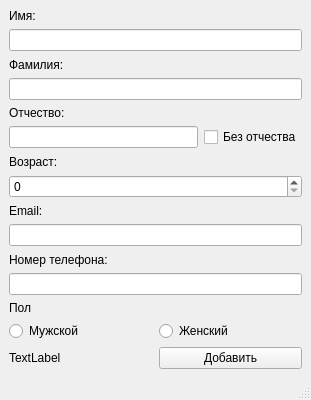
<?xml version="1.0" encoding="UTF-8"?>
<ui version="4.0">
 <class>MainWindow</class>
 <widget class="QMainWindow" name="MainWindow">
  <property name="geometry">
   <rect>
    <x>0</x>
    <y>0</y>
    <width>311</width>
    <height>400</height>
   </rect>
  </property>
  <property name="windowTitle">
   <string>MainWindow</string>
  </property>
  <widget class="QWidget" name="centralwidget">
   <layout class="QVBoxLayout" name="verticalLayout">
    <item>
     <widget class="QLabel" name="label">
      <property name="text">
       <string>Имя:</string>
      </property>
     </widget>
    </item>
    <item>
     <widget class="QLineEdit" name="Name1Edit"/>
    </item>
    <item>
     <widget class="QLabel" name="label_2">
      <property name="text">
       <string>Фамилия:</string>
      </property>
     </widget>
    </item>
    <item>
     <widget class="QLineEdit" name="Name2Edit"/>
    </item>
    <item>
     <widget class="QLabel" name="label_3">
      <property name="text">
       <string>Отчество:</string>
      </property>
     </widget>
    </item>
    <item>
     <layout class="QHBoxLayout" name="horizontalLayout">
      <item>
       <widget class="QLineEdit" name="Name3Edit">
        <property name="text">
         <string/>
        </property>
       </widget>
      </item>
      <item>
       <widget class="QCheckBox" name="Name3checkBox">
        <property name="text">
         <string>Без отчества</string>
        </property>
       </widget>
      </item>
     </layout>
    </item>
    <item>
     <widget class="QLabel" name="label_5">
      <property name="text">
       <string>Возраст:</string>
      </property>
     </widget>
    </item>
    <item>
     <widget class="QSpinBox" name="spinBox"/>
    </item>
    <item>
     <widget class="QLabel" name="label_4">
      <property name="text">
       <string>Email:</string>
      </property>
     </widget>
    </item>
    <item>
     <widget class="QLineEdit" name="EmailEdit"/>
    </item>
    <item>
     <widget class="QLabel" name="label_6">
      <property name="text">
       <string>Номер телефона:</string>
      </property>
     </widget>
    </item>
    <item>
     <widget class="QLineEdit" name="PhoneEdit">
      <property name="enabled">
       <bool>true</bool>
      </property>
     </widget>
    </item>
    <item>
     <widget class="QLabel" name="label_7">
      <property name="text">
       <string>Пол</string>
      </property>
     </widget>
    </item>
    <item>
     <layout class="QHBoxLayout" name="horizontalLayout_3">
      <item>
       <widget class="QRadioButton" name="radioButton_Male">
        <property name="text">
         <string>Мужской</string>
        </property>
       </widget>
      </item>
      <item>
       <widget class="QRadioButton" name="radioButton_Female">
        <property name="text">
         <string>Женский</string>
        </property>
       </widget>
      </item>
     </layout>
    </item>
    <item>
     <layout class="QHBoxLayout" name="horizontalLayout_2">
      <item>
       <widget class="QLabel" name="StatusLabel">
        <property name="enabled">
         <bool>true</bool>
        </property>
        <property name="text">
         <string>TextLabel</string>
        </property>
       </widget>
      </item>
      <item>
       <widget class="QPushButton" name="AddAnket">
        <property name="text">
         <string>Добавить</string>
        </property>
       </widget>
      </item>
     </layout>
    </item>
   </layout>
  </widget>
  <widget class="QMenuBar" name="menubar">
   <property name="geometry">
    <rect>
     <x>0</x>
     <y>0</y>
     <width>311</width>
     <height>21</height>
    </rect>
   </property>
  </widget>
  <widget class="QStatusBar" name="statusbar"/>
 </widget>
 <resources/>
 <connections/>
</ui>
